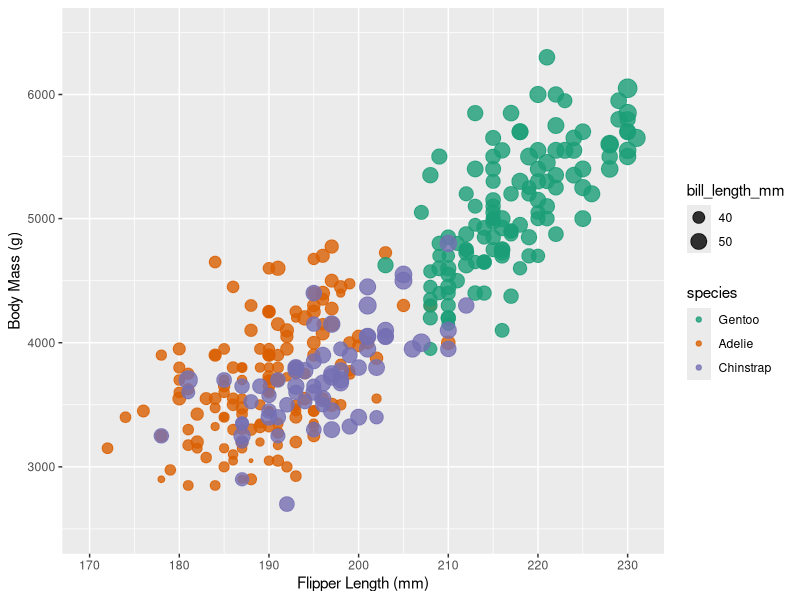

Reproduce this figure in R. (Note: this script raises an error after producing the figure.)
library(readxl)
library(ggplot2)
library(dplyr)
library(scales)
library(RColorBrewer)
library(gganimate)

penglings <- read_excel("penglings.xlsx") %>%
  filter(flipper_length_mm != "NA") %>%
  mutate(flipper_length_mm = as.numeric(flipper_length_mm),
         body_mass_g = as.numeric(body_mass_g),
         bill_length_mm = as.numeric(bill_length_mm),
         species = factor(species, levels = c("Gentoo", "Adelie", "Chinstrap"))
  )

## Basic plot
ggplot(penglings, aes(x = flipper_length_mm, y = body_mass_g, color = species, size = bill_length_mm)) +
  geom_point(alpha = 0.8) +
  scale_x_continuous(limits = c(170,231), breaks = seq(170,230, by = 10)) +
  scale_y_continuous(limits = c(2500,6500), breaks = seq(3000,6000, by = 1000)) +
  labs(x = "Flipper Length (mm)", y = "Body Mass (g)") +
  scale_color_brewer(palette = "Dark2")

## Animated
install.packages("gifski")

p <- ggplot(penglings, aes(x = flipper_length_mm, y = body_mass_g, color = species, size = bill_length_mm)) +
  geom_point(alpha = 0.8) +
  scale_x_continuous(limits = c(170,231), breaks = seq(170,230, by = 10)) +
  scale_y_continuous(limits = c(2500,6500), breaks = seq(3000,6000, by = 1000)) +
  labs(x = "Flipper Length (mm)", y = "Body Mass (g)") +
  scale_color_brewer(palette = "Dark2") +
  theme_classic() +
  transition_states(
    species,
    transition_length = 6,
    state_length = 2
  )

anim <- animate(
  p,
  renderer = gifski_renderer(),
  nframes = 100,
  fps = 10
)

anim_save("r_anim.gif", anim)
